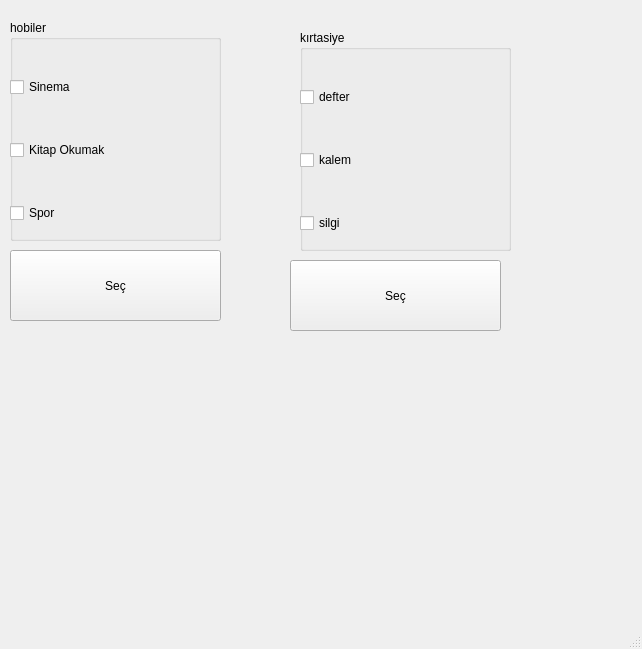
<?xml version="1.0" encoding="UTF-8"?>
<ui version="4.0">
 <class>MainWindow</class>
 <widget class="QMainWindow" name="MainWindow">
  <property name="geometry">
   <rect>
    <x>0</x>
    <y>0</y>
    <width>642</width>
    <height>649</height>
   </rect>
  </property>
  <property name="windowTitle">
   <string>MainWindow</string>
  </property>
  <widget class="QWidget" name="centralwidget">
   <widget class="QPushButton" name="btn_secim">
    <property name="geometry">
     <rect>
      <x>10</x>
      <y>250</y>
      <width>211</width>
      <height>71</height>
     </rect>
    </property>
    <property name="text">
     <string>Seç</string>
    </property>
   </widget>
   <widget class="QLabel" name="lbl_sonuc">
    <property name="geometry">
     <rect>
      <x>20</x>
      <y>330</y>
      <width>181</width>
      <height>221</height>
     </rect>
    </property>
    <property name="text">
     <string/>
    </property>
   </widget>
   <widget class="QGroupBox" name="gbox_hobiler">
    <property name="geometry">
     <rect>
      <x>10</x>
      <y>20</y>
      <width>211</width>
      <height>221</height>
     </rect>
    </property>
    <property name="title">
     <string>hobiler</string>
    </property>
    <widget class="QWidget" name="">
     <property name="geometry">
      <rect>
       <x>0</x>
       <y>20</y>
       <width>211</width>
       <height>221</height>
      </rect>
     </property>
     <layout class="QVBoxLayout" name="verticalLayout">
      <item>
       <widget class="QCheckBox" name="cbx_sinema">
        <property name="text">
         <string>Sinema</string>
        </property>
       </widget>
      </item>
      <item>
       <widget class="QCheckBox" name="cbx_kitap">
        <property name="text">
         <string>Kitap Okumak</string>
        </property>
       </widget>
      </item>
      <item>
       <widget class="QCheckBox" name="cbx_spor">
        <property name="text">
         <string>Spor</string>
        </property>
       </widget>
      </item>
     </layout>
    </widget>
   </widget>
   <widget class="QGroupBox" name="gbox_kirtasiye">
    <property name="geometry">
     <rect>
      <x>300</x>
      <y>30</y>
      <width>211</width>
      <height>221</height>
     </rect>
    </property>
    <property name="title">
     <string>kırtasiye</string>
    </property>
    <widget class="QWidget" name="layoutWidget">
     <property name="geometry">
      <rect>
       <x>0</x>
       <y>20</y>
       <width>211</width>
       <height>221</height>
      </rect>
     </property>
     <layout class="QVBoxLayout" name="verticalLayout_3">
      <item>
       <widget class="QCheckBox" name="cb_defter">
        <property name="text">
         <string>defter</string>
        </property>
       </widget>
      </item>
      <item>
       <widget class="QCheckBox" name="cb_kalem">
        <property name="text">
         <string>kalem</string>
        </property>
       </widget>
      </item>
      <item>
       <widget class="QCheckBox" name="cb_silgi">
        <property name="text">
         <string>silgi</string>
        </property>
       </widget>
      </item>
     </layout>
    </widget>
   </widget>
   <widget class="QPushButton" name="btn_secim_2">
    <property name="geometry">
     <rect>
      <x>290</x>
      <y>260</y>
      <width>211</width>
      <height>71</height>
     </rect>
    </property>
    <property name="text">
     <string>Seç</string>
    </property>
   </widget>
   <widget class="QLabel" name="lbl_sonuc_2">
    <property name="geometry">
     <rect>
      <x>300</x>
      <y>350</y>
      <width>221</width>
      <height>221</height>
     </rect>
    </property>
    <property name="text">
     <string/>
    </property>
   </widget>
  </widget>
  <widget class="QMenuBar" name="menubar">
   <property name="geometry">
    <rect>
     <x>0</x>
     <y>0</y>
     <width>642</width>
     <height>26</height>
    </rect>
   </property>
  </widget>
  <widget class="QStatusBar" name="statusbar"/>
 </widget>
 <resources/>
 <connections/>
</ui>
